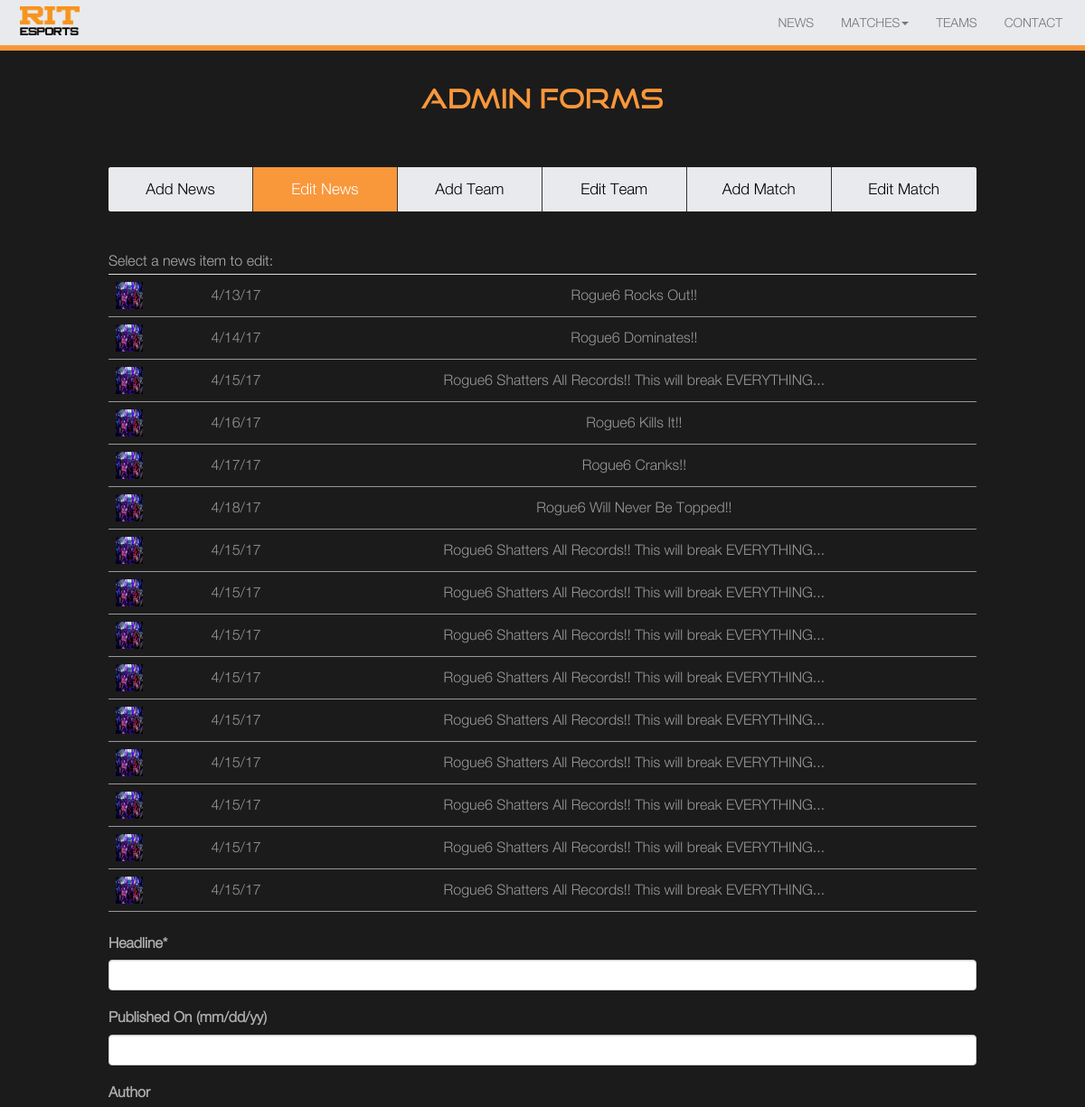
/admin_edit_news.php (upper part), run on an earlier commit of the app's database.
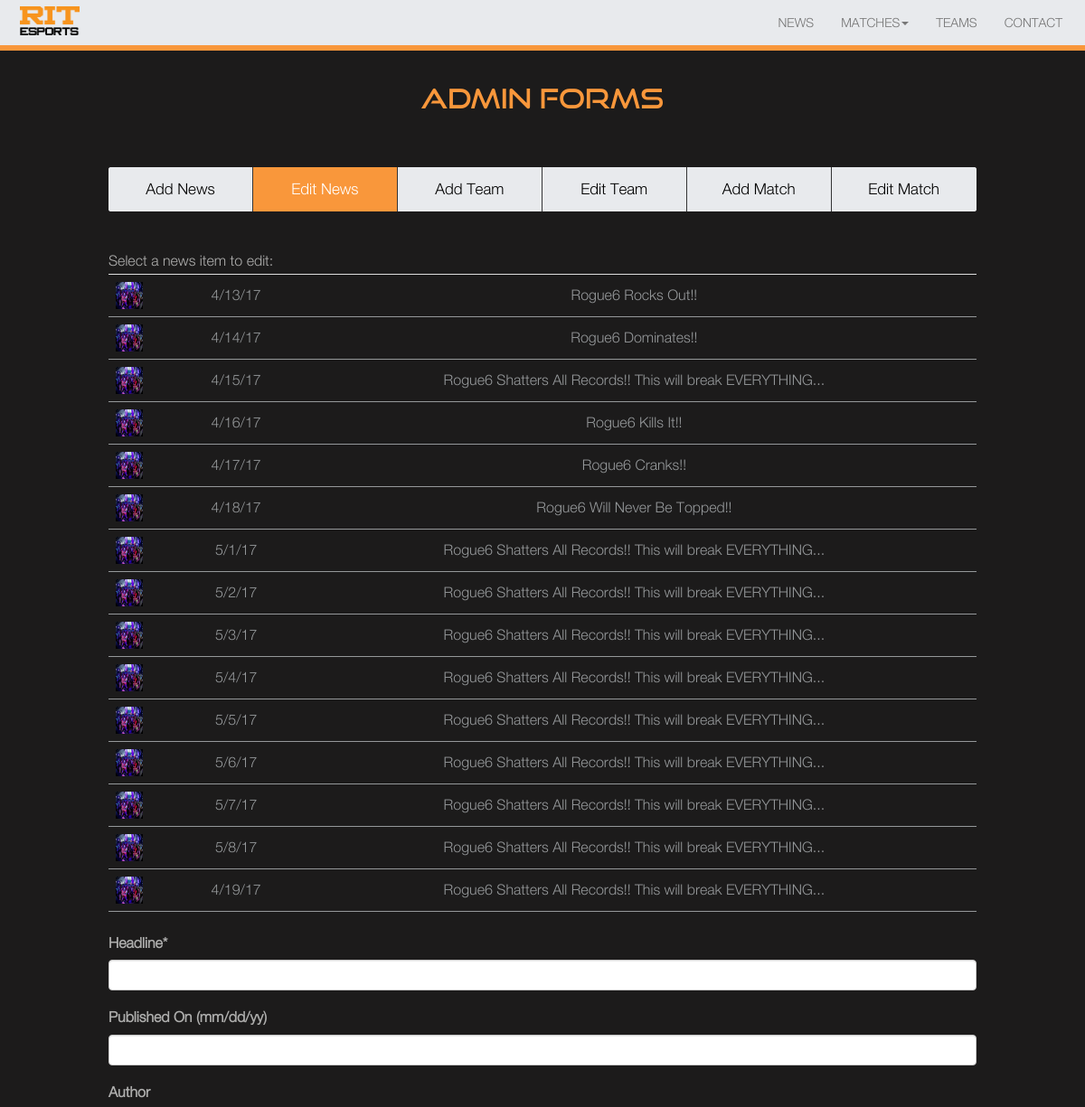
And on a later commit of the database.
### tables this page shows
CREATE TABLE "NEWS_ITEMS" (
	`NEWS_ID`	INTEGER NOT NULL PRIMARY KEY AUTOINCREMENT,
	`HEADLINE`	TEXT NOT NULL,
	`AUTHOR`	TEXT,
	`DATE`	TEXT,
	`CONTENT`	TEXT NOT NULL,
	`IMAGE_URL`	TEXT
);

### admin_edit_news.php (the view, shortened to what this page needs)
<!DOCTYPE html>
<html lang="en">
<head>
  <?php include 'includes/head.php';?>
</head>
<body>
    <?php include 'includes/navmenu.php';?>
	<main class="content">
		<?php include 'includes/adminmenu.php';?>
		<div id="EditNews" class="tabcontent">
		<div id ="NewsList">
			Select a news item to edit:
		<?php
				$esports_db = new ESportsDB();
				$esports_db->exec("ATTACH DATABASE 'ESports.db' AS 'esports'");
				$news_list = $esports_db->query("SELECT * FROM NEWS_ITEMS");
				echo "<table class='table'>";
				echo "<tbody>";
				while($news = $news_list->fetchArray(SQLITE3_ASSOC))
				{
					$news_id = $news['NEWS_ID'];
					$headline = $news['HEADLINE'];
					$date = $news['DATE'];
					$image = $news['IMAGE_URL'];
					echo "<tr class='clickable-row admin_table_row' id = '$news_id' onclick='populate_news(this.id)'>";
					echo "<td>";
					echo "<img class='img-responsive admin_logo' src='$image' alt='news image' title='news image'>";
					echo "</td>";
					echo "<td class='admin_team_text'>";
					echo "$date";
					echo "</td>";
					echo "<td class='admin_team_text'>";
					echo "$headline";
					echo "</td>";
					echo "</tr>";
				}
				echo "</tbody>";
				echo "</table>";
		?>
		</div>
			<form action='update_news.php' method='POST'>
				<div class="form-group">
                    <label for="news_heading">Headline*</label>
                    <input type="text" class="form-control" rows="1" id="headline" name="headline">
                </div>
                <div class="form-group">
                    <label for="published_on">Published On (mm/dd/yy)</label>
                    <input type="text" class="form-control" rows="1" id="date_published" name="date_published">
                </div>
				<div class="form-group">
                    <label for="news_heading">Author</label>
                </div>
			</form>
		</div>
</main>
</body>
</html>

What changed in the data, as far as the page shows it:
changed news_items (number 7 of 15 on the later page): DATE "4/15/17" → "5/1/17"
changed news_items (number 8 of 15 on the later page): DATE "4/15/17" → "5/2/17"
changed news_items (number 9 of 15 on the later page): DATE "4/15/17" → "5/3/17"
changed news_items (number 10 of 15 on the later page): DATE "4/15/17" → "5/4/17"
changed news_items (number 11 of 15 on the later page): DATE "4/15/17" → "5/5/17"
changed news_items (number 12 of 15 on the later page): DATE "4/15/17" → "5/6/17"
changed news_items (number 13 of 15 on the later page): DATE "4/15/17" → "5/7/17"
changed news_items (number 14 of 15 on the later page): DATE "4/15/17" → "5/8/17"
changed news_items (number 15 of 15 on the later page): DATE "4/15/17" → "4/19/17"
